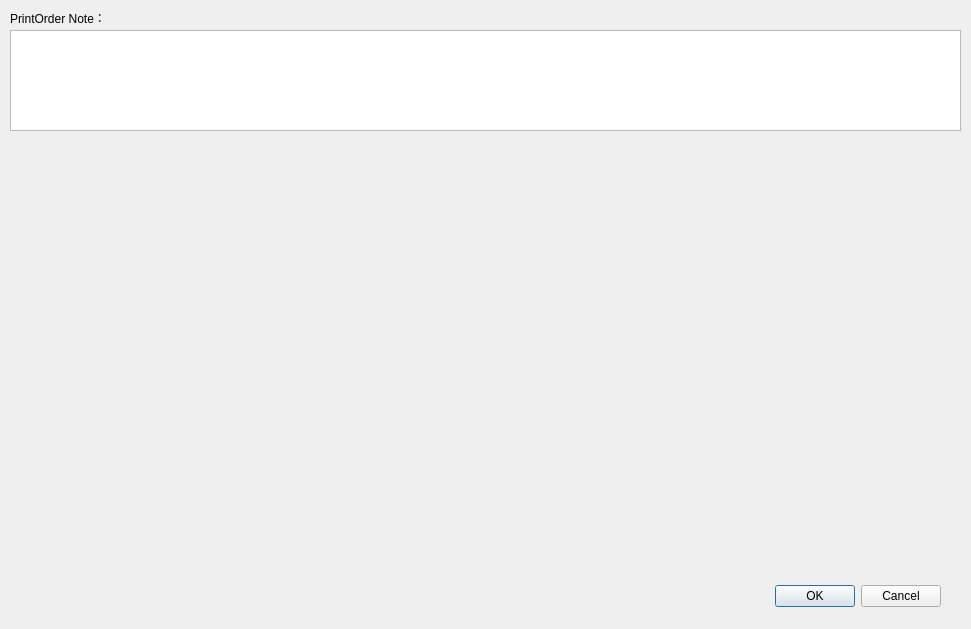
<?xml version="1.0" encoding="UTF-8"?>
<ui version="4.0">
 <class>Dialog</class>
 <widget class="QDialog" name="Dialog">
  <property name="geometry">
   <rect>
    <x>0</x>
    <y>0</y>
    <width>971</width>
    <height>629</height>
   </rect>
  </property>
  <property name="font">
   <font>
    <family>Arial</family>
   </font>
  </property>
  <property name="windowTitle">
   <string>Dialog</string>
  </property>
  <widget class="QDialogButtonBox" name="buttonBox">
   <property name="geometry">
    <rect>
     <x>600</x>
     <y>580</y>
     <width>341</width>
     <height>32</height>
    </rect>
   </property>
   <property name="orientation">
    <enum>Qt::Horizontal</enum>
   </property>
   <property name="standardButtons">
    <set>QDialogButtonBox::Cancel|QDialogButtonBox::Ok</set>
   </property>
  </widget>
  <widget class="QTextEdit" name="Note_PrintingOrder">
   <property name="geometry">
    <rect>
     <x>10</x>
     <y>30</y>
     <width>951</width>
     <height>101</height>
    </rect>
   </property>
  </widget>
  <widget class="QLabel" name="label">
   <property name="geometry">
    <rect>
     <x>10</x>
     <y>10</y>
     <width>101</width>
     <height>16</height>
    </rect>
   </property>
   <property name="text">
    <string>PrintOrder Note：</string>
   </property>
  </widget>
 </widget>
 <resources/>
 <connections>
  <connection>
   <sender>buttonBox</sender>
   <signal>accepted()</signal>
   <receiver>Dialog</receiver>
   <slot>accept()</slot>
   <hints>
    <hint type="sourcelabel">
     <x>248</x>
     <y>254</y>
    </hint>
    <hint type="destinationlabel">
     <x>157</x>
     <y>274</y>
    </hint>
   </hints>
  </connection>
  <connection>
   <sender>buttonBox</sender>
   <signal>rejected()</signal>
   <receiver>Dialog</receiver>
   <slot>reject()</slot>
   <hints>
    <hint type="sourcelabel">
     <x>316</x>
     <y>260</y>
    </hint>
    <hint type="destinationlabel">
     <x>286</x>
     <y>274</y>
    </hint>
   </hints>
  </connection>
 </connections>
</ui>
